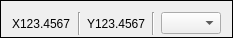
<?xml version="1.0" encoding="UTF-8"?>
<ui version="4.0">
 <class>Frame</class>
 <widget class="QFrame" name="Frame">
  <property name="geometry">
   <rect>
    <x>0</x>
    <y>0</y>
    <width>233</width>
    <height>38</height>
   </rect>
  </property>
  <property name="minimumSize">
   <size>
    <width>139</width>
    <height>0</height>
   </size>
  </property>
  <property name="windowTitle">
   <string>Frame</string>
  </property>
  <property name="frameShape">
   <enum>QFrame::Box</enum>
  </property>
  <layout class="QHBoxLayout">
   <property name="sizeConstraint">
    <enum>QLayout::SetDefaultConstraint</enum>
   </property>
   <property name="bottomMargin">
    <number>2</number>
   </property>
   <item>
    <widget class="QLabel" name="xlabel">
     <property name="minimumSize">
      <size>
       <width>64</width>
       <height>0</height>
      </size>
     </property>
     <property name="text">
      <string>X123.4567</string>
     </property>
    </widget>
   </item>
   <item>
    <widget class="Line" name="line">
     <property name="orientation">
      <enum>Qt::Vertical</enum>
     </property>
    </widget>
   </item>
   <item>
    <widget class="QLabel" name="ylabel">
     <property name="minimumSize">
      <size>
       <width>63</width>
       <height>0</height>
      </size>
     </property>
     <property name="text">
      <string>Y123.4567</string>
     </property>
    </widget>
   </item>
   <item>
    <widget class="Line" name="line_2">
     <property name="orientation">
      <enum>Qt::Vertical</enum>
     </property>
    </widget>
   </item>
   <item>
    <widget class="QComboBox" name="comboBox"/>
   </item>
  </layout>
 </widget>
 <resources/>
 <connections/>
</ui>
